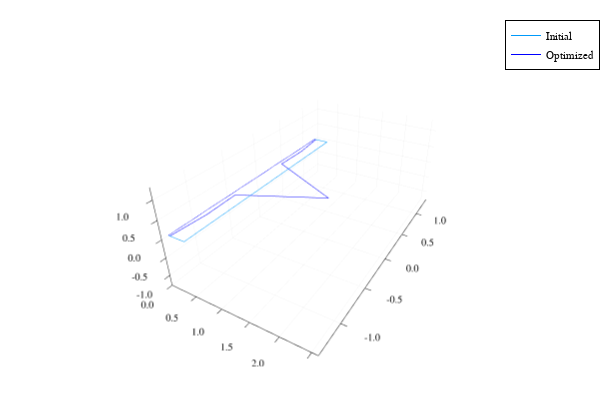

The notebook cell this image was saved under:
### Code cell
## Plotting
#============================================#

using Plots
plotlyjs(dpi = 300)

ini_plan = plot_planform(wing)

opt_wing = make_wing(x_opt[1:end-1])
opt_plan = plot_planform(opt_wing)

b = span(opt_wing)
plot(xlim = (0, b), zlim = (-b/2, b/2))
plot!(ini_plan, label = "Initial")
plot!(opt_plan, color = :blue, label = "Optimized")

### Figure 1 — Plotly figure (JSON) as saved in the notebook; plotly's stock layout.template omitted (floating-point values rounded to 4 significant figures)
{"data": [{"xaxis": "x", "colorbar": {"title": ""}, "yaxis": "y", "zaxis": "z", "x": [0, 0, 0, 0, 0, 0, 0, 0.314, 0.314, 0.314, 0.314, 0.314, 0.314, 0.314, 0], "showlegend": true, "mode": "lines", "name": "Initial", "zmin": null, "legendgroup": "Initial", "z": [0, 0, 0, 0, 0, 0, 0, 0, 0, 0, 0, 0, 0, 0, 0], "zmax": null, "line": {"color": "rgba(0, 154, 250, 1.000)", "shape": "linear", "dash": "solid", "width": 1}, "y": [-1.3, -0.8667, -0.4333, 0, 0.4333, 0.8667, 1.3, 1.3, 0.8667, 0.4333, 0, -0.4333, -0.8667, -1.3, -1.3], "type": "scatter3d", "scene": "scene"}, {"xaxis": "x", "colorbar": {"title": ""}, "yaxis": "y", "zaxis": "z", "x": [0, 0, 0, 0, 0, 0, 0, 0.03154, 0.09306, 0.07763, 1.511, 0.07763, 0.09306, 0.03154, 0], "showlegend": true, "mode": "lines", "name": "Optimized", "zmin": null, "legendgroup": "Optimized", "z": [0, 0, 0, 0, 0, 0, 0, 0, 0, 0, 0, 0, 0, 0, 0], "zmax": null, "line": {"color": "rgba(0, 0, 255, 1.000)", "shape": "linear", "dash": "solid", "width": 1}, "y": [-1.3, -0.8667, -0.4333, 0, 0.4333, 0.8667, 1.3, 1.3, 0.8667, 0.4333, 0, -0.4333, -0.8667, -1.3, -1.3], "type": "scatter3d", "scene": "scene"}], "layout": {"showlegend": true, "paper_bgcolor": "rgba(255, 255, 255, 1.000)", "annotations": [], "height": 400, "margin": {"l": 0, "b": 20, "r": 0, "t": 20}, "plot_bgcolor": "rgba(255, 255, 255, 1.000)", "scene": {"camera": {"eye": {"y": -1.95, "z": 1.3, "x": 1.126}}, "xaxis": {"tickangle": 0, "showline": true, "gridcolor": "rgba(0, 0, 0, 0.100)", "showticklabels": true, "gridwidth": 0.5, "titlefont": {"color": "rgba(0, 0, 0, 1.000)", "family": "sans-serif", "size": 15}, "visible": true, "ticks": "inside", "range": [0, 2.6], "tickmode": "array", "tickvals": [0, 0.5, 1, 1.5, 2, 2.5], "tickcolor": "rgb(0, 0, 0)", "ticktext": ["0.0", "0.5", "1.0", "1.5", "2.0", "2.5"], "linecolor": "rgba(0, 0, 0, 1.000)", "showgrid": true, "zeroline": false, "type": "-", "tickfont": {"color": "rgba(0, 0, 0, 1.000)", "family": "sans-serif", "size": 11}, "title": "", "zerolinecolor": "rgba(0, 0, 0, 1.000)", "mirror": false}, "domain": {"y": [0.03762, 0.9902], "x": [0.06582, 0.9934]}, "yaxis": {"tickangle": 0, "showline": true, "gridcolor": "rgba(0, 0, 0, 0.100)", "showticklabels": true, "gridwidth": 0.5, "titlefont": {"color": "rgba(0, 0, 0, 1.000)", "family": "sans-serif", "size": 15}, "visible": true, "ticks": "inside", "range": [-1.378, 1.378], "tickmode": "array", "tickvals": [-1, -0.5, 0, 0.5, 1], "tickcolor": "rgb(0, 0, 0)", "ticktext": ["-1.0", "-0.5", "0.0", "0.5", "1.0"], "linecolor": "rgba(0, 0, 0, 1.000)", "showgrid": true, "zeroline": false, "type": "-", "tickfont": {"color": "rgba(0, 0, 0, 1.000)", "family": "sans-serif", "size": 11}, "title": "", "zerolinecolor": "rgba(0, 0, 0, 1.000)", "mirror": false}, "zaxis": {"tickangle": 0, "showline": true, "gridcolor": "rgba(0, 0, 0, 0.100)", "showticklabels": true, "gridwidth": 0.5, "titlefont": {"color": "rgba(0, 0, 0, 1.000)", "family": "sans-serif", "size": 15}, "visible": true, "ticks": "inside", "range": [-1.3, 1.3], "tickmode": "array", "tickvals": [-1, -0.5, 0, 0.5, 1], "tickcolor": "rgb(0, 0, 0)", "ticktext": ["-1.0", "-0.5", "0.0", "0.5", "1.0"], "linecolor": "rgba(0, 0, 0, 1.000)", "showgrid": true, "zeroline": false, "type": "-", "tickfont": {"color": "rgba(0, 0, 0, 1.000)", "family": "sans-serif", "size": 11}, "title": "", "zerolinecolor": "rgba(0, 0, 0, 1.000)", "mirror": false}}, "legend": {"yanchor": "auto", "xanchor": "auto", "bordercolor": "rgba(0, 0, 0, 1.000)", "bgcolor": "rgba(255, 255, 255, 1.000)", "borderwidth": 1, "tracegroupgap": 0, "y": 1, "font": {"color": "rgba(0, 0, 0, 1.000)", "family": "sans-serif", "size": 11}, "title": {"font": {"color": "rgba(0, 0, 0, 1.000)", "family": "sans-serif", "size": 15}, "text": ""}, "traceorder": "normal", "x": 1}, "width": 600}}
